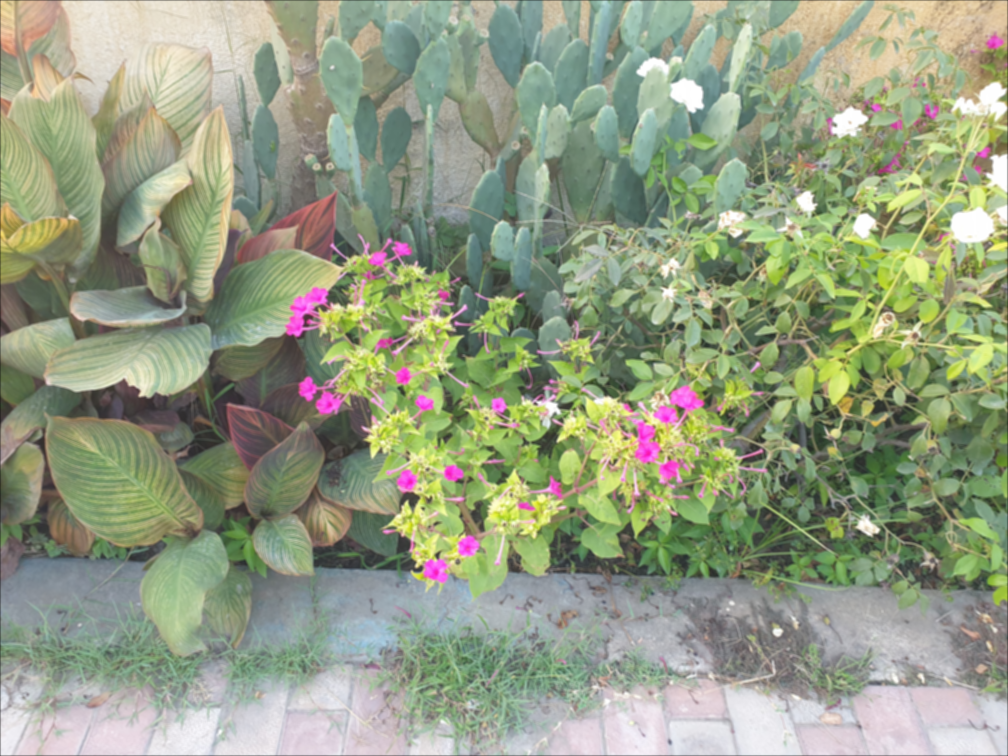
#> input picture HW2/Questions/flowers.blur.png, 1008 x 756 px, found by its file name
$ python q1.py
#> lines starting #> are read from the running program, lines starting #| are printed output that depends on the picture
#!/usr/bin/env python
# coding: utf-8

# In[1]:


# import libraries and read image
import numpy as np
import cv2
import matplotlib.pyplot as plt

img = cv2.imread('flowers.blur.png')
#> img is the input picture: shape (756, 1008, 3); mean B, G, R 131.2, 157.3, 148.6
img = cv2.cvtColor(img, cv2.COLOR_BGR2RGB)
plt.imshow(img);

############### a ################
# gaussian filter
f = img
sigma = 3
shape = 2 * 3 * sigma + 1
gauss_filter_x = np.array([np.exp(-(i - shape//2)**2 / (2 * sigma**2)) for i in range(shape)])
gauss_filter_x = gauss_filter_x /  sum(gauss_filter_x)
gauss_filter_x = gauss_filter_x.reshape((1, shape))
gauss_filter = np.dot(gauss_filter_x.transpose(), gauss_filter_x)
save = np.array(gauss_filter / np.max(gauss_filter) * 255, dtype=np.uint8)
plt.imshow(save, cmap='gray');
cv2.imwrite("res01.jpg", save)

# blurred image
blurred_img = cv2.filter2D(img, -1, gauss_filter)
plt.imshow(blurred_img);
save = cv2.cvtColor(blurred_img, cv2.COLOR_RGB2BGR)
cv2.imwrite("res02.jpg", save)

# unsharped mask
unsharped_mask = np.zeros(img.shape, dtype=np.float64)
unsharped_mask += img
unsharped_mask -= blurred_img
save = unsharped_mask - np.min(unsharped_mask)
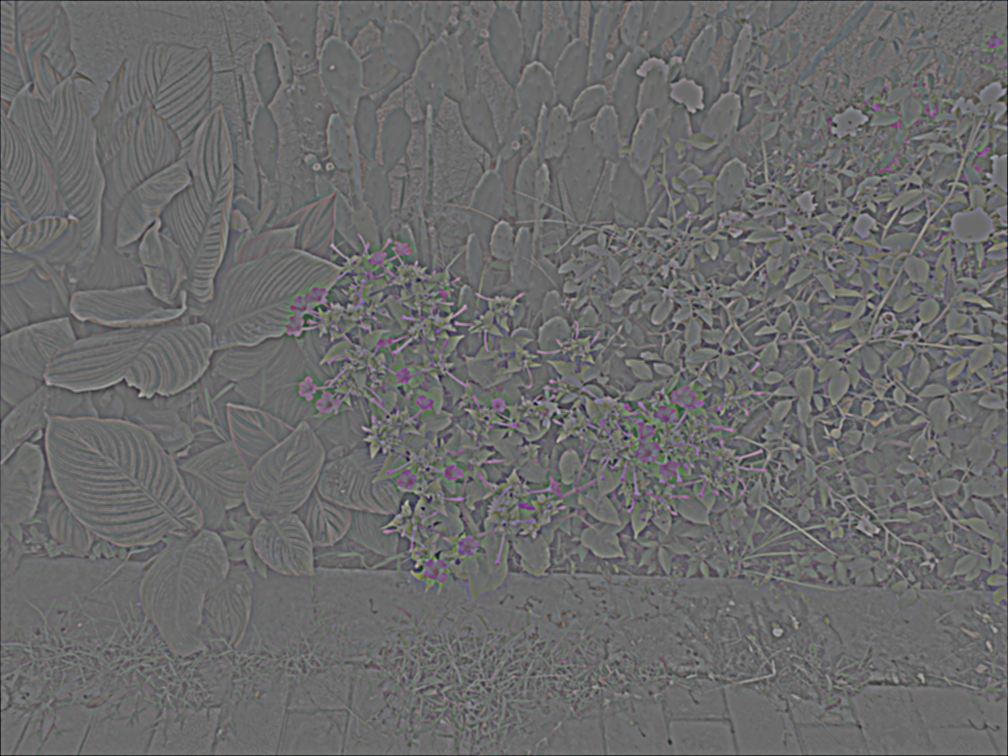
#> save: shape (756, 1008, 3) float64; mean R, G, B 106.9, 106.9, 106.9
save = save / np.max(save) * 255
save = np.array(save, dtype=np.uint8)
plt.imshow(save);
save = cv2.cvtColor(save, cv2.COLOR_RGB2BGR)
cv2.imwrite("res03.jpg", save)

# sharped image
alpha = 1.5
sharped_img = np.zeros(img.shape, dtype=np.float64)
sharped_img += img
sharped_img += alpha * unsharped_mask
sharped_img = np.where(sharped_img > 255.0, 255.0, sharped_img)
sharped_img = np.where(sharped_img < 0.0, 0.0, sharped_img)
sharped_img = np.array(sharped_img, dtype=np.uint8)
plt.imshow(sharped_img);
save = cv2.cvtColor(sharped_img, cv2.COLOR_RGB2BGR)
cv2.imwrite("res04.jpg", save)


############### b ################
# lapcian of gaussian filter
laplacian = np.array([[0, 1, 0], [1, -4, 1], [0, 1, 0]])
laplacian_gauss = cv2.filter2D(gauss_filter, -1, laplacian)
save = laplacian_gauss - np.min(laplacian_gauss)
save = save / np.max(save) * 255
save = np.array(save, dtype=np.uint8)
plt.imshow(save, cmap='gray');
cv2.imwrite("res05.jpg", save)

# unsharped mask
unsharped_mask = np.array(img, dtype=np.float64)
unsharped_mask = cv2.filter2D(unsharped_mask, -1, laplacian_gauss)
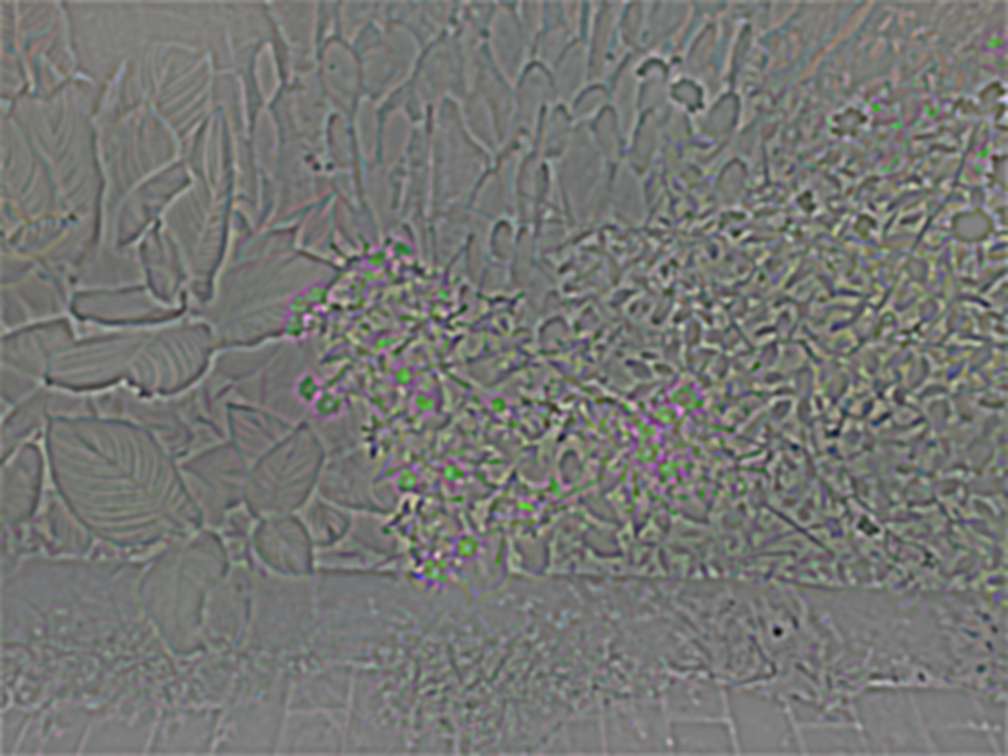
#> unsharped_mask: shape (756, 1008, 3) float64; mean R, G, B 1.38, 1.47, 1.22; drawn with min black and max white
save = unsharped_mask - np.min(unsharped_mask)
save = save / np.max(save) * 255
save = np.array(save, dtype=np.uint8)
plt.imshow(save);
save = cv2.cvtColor(save, cv2.COLOR_RGB2BGR)
cv2.imwrite("res06.jpg", save)

# sharped image
k = 10
sharped_img = np.zeros(img.shape, dtype=np.float64)
sharped_img += img
sharped_img -= k * unsharped_mask
sharped_img = np.where(sharped_img > 255.0, 255.0, sharped_img)
sharped_img = np.where(sharped_img < 0.0, 0.0, sharped_img)
sharped_img = np.array(sharped_img, dtype=np.uint8)
plt.imshow(sharped_img);
save = cv2.cvtColor(sharped_img, cv2.COLOR_RGB2BGR)
cv2.imwrite("res07.jpg", save)


############### c ################
# log magnitude of image
def get_magnitude(img):
    fft = np.fft.fft2(img)
    shifted_fft = np.fft.fftshift(fft)
    magnitude = np.abs(shifted_fft)
    return magnitude
r, g, b = cv2.split(img)
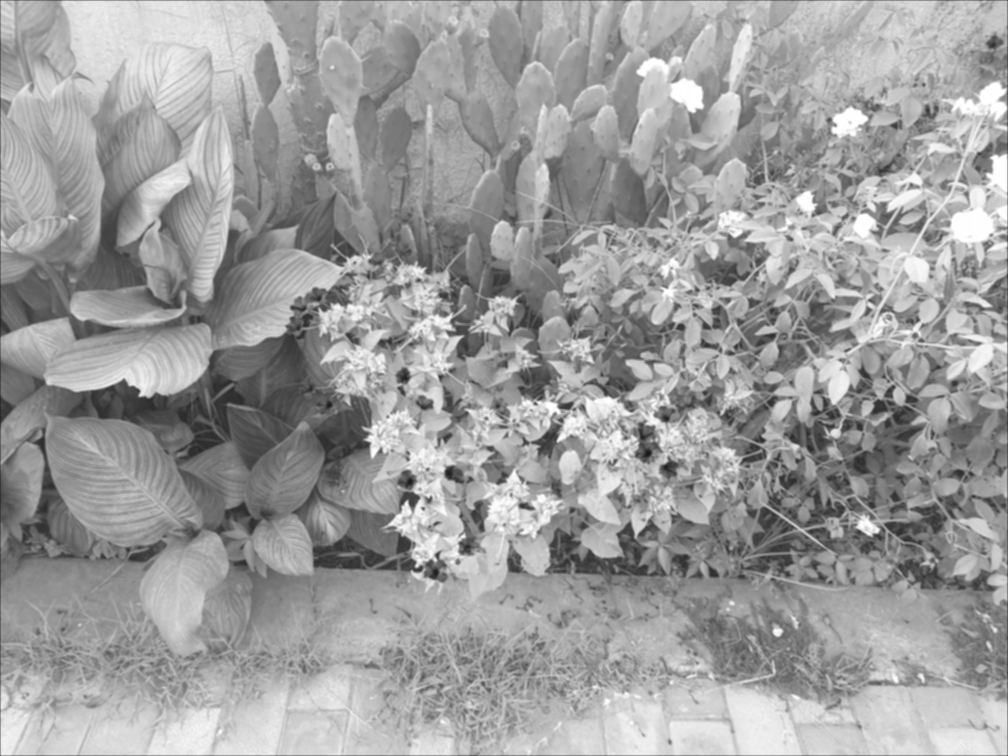
#> g: shape (756, 1008); min 24, max 255, mean 157.3
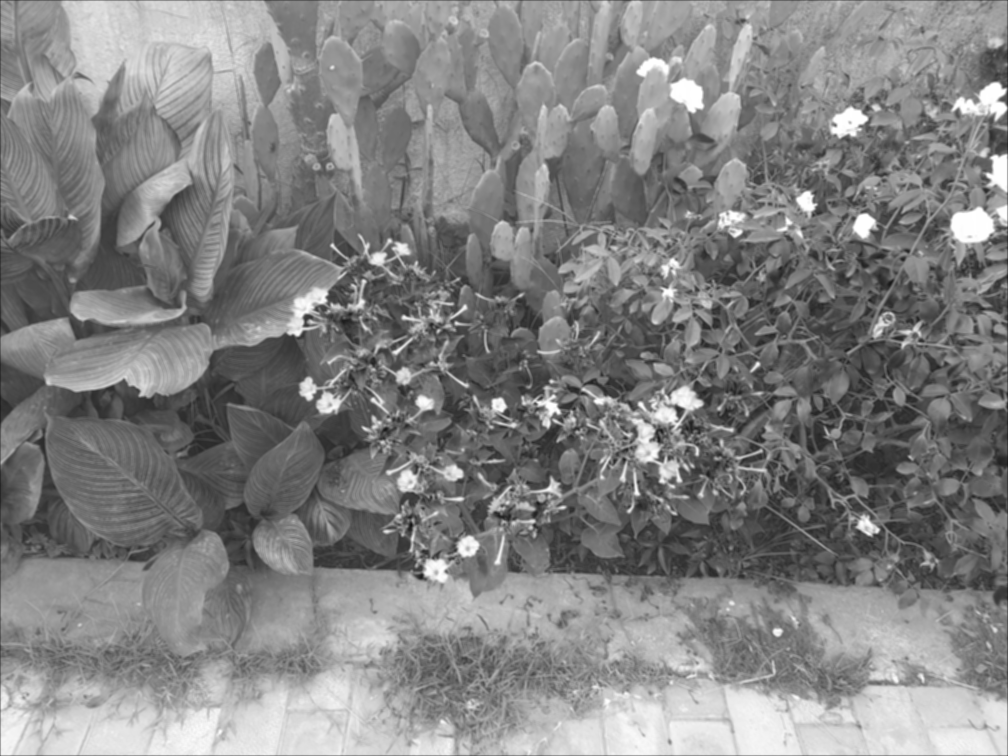
#> b: shape (756, 1008); min 20, max 255, mean 131.2
rm, gm, bm = get_magnitude(r), get_magnitude(g), get_magnitude(b)
magnitude = cv2.merge((rm, gm, bm))
#> magnitude: shape (756, 1008, 3) float64
magnitude = np.log(magnitude)
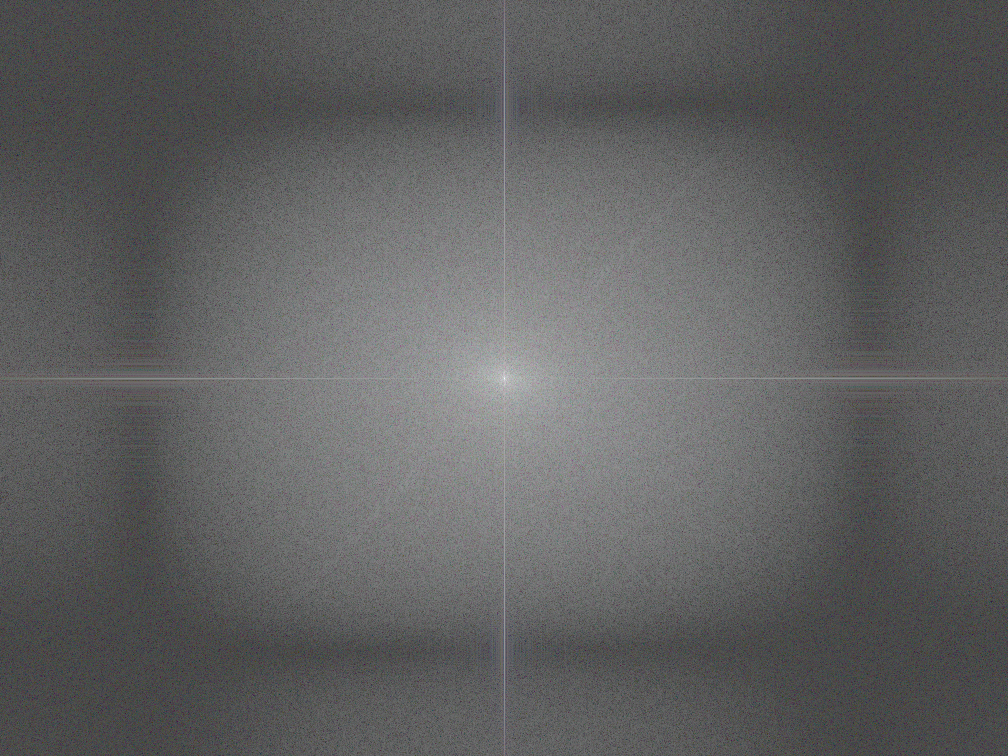
#> magnitude: shape (756, 1008, 3) float64; mean of channels 0, 1, 2 7.11, 7.09, 7.07; drawn with min black and max white
save = magnitude - np.min(magnitude)
save = save / np.max(magnitude) * 255
save = np.array(save, dtype=np.uint8)
plt.imshow(save);
save = cv2.cvtColor(save, cv2.COLOR_RGB2BGR)
cv2.imwrite("res08.jpg", save)

# gaussian high pass filter
D_0 = 150
gaussian_high_pass_filter = 1 - np.array([[np.exp(-((u - magnitude.shape[1]//2)**2 + (v - magnitude.shape[0]//2)**2) / (2 * D_0**2)) for u in range(magnitude.shape[1])] for v in range(magnitude.shape[0])])
save = np.array(gaussian_high_pass_filter / np.max(gaussian_high_pass_filter) * 255, dtype=np.uint8)
plt.imshow(save, cmap='gray');
cv2.imwrite("res09.jpg", save)
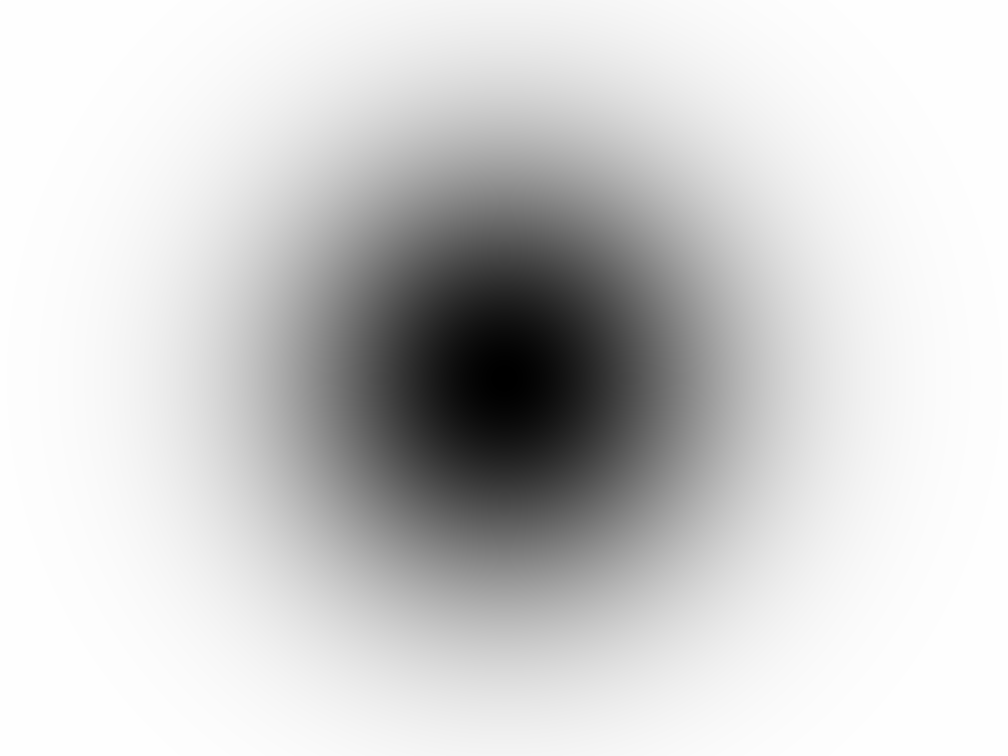
#> saved as res09.jpg: shape (756, 1008); min 0, max 255, mean 207.8

# sharped image in fourier
def get_shifted_fft(img):
    fft = np.fft.fft2(img)
    shifted_fft = np.fft.fftshift(fft)
    return shifted_fft

k = 1
r, g, b = cv2.split(img)
rm, gm, bm = get_shifted_fft(r), get_shifted_fft(g), get_shifted_fft(b)
_filter = 1 + k * gaussian_high_pass_filter
rmf, gmf, bmf = rm * _filter, gm * _filter, bm * _filter
filtered_magnitude = cv2.merge((np.abs(rmf), np.abs(gmf), np.abs(bmf)))
log_filtered_magnitude = np.log(filtered_magnitude)
save = log_filtered_magnitude - np.min(log_filtered_magnitude)
save = save / np.max(save) * 255
save = np.array(save, dtype=np.uint8)
plt.imshow(save);
save = cv2.cvtColor(save, cv2.COLOR_RGB2BGR)
cv2.imwrite("res10.jpg", save)

# sharped image
rf, gf, bf = np.fft.ifftshift(rmf), np.fft.ifftshift(gmf), np.fft.ifftshift(bmf)
r, g, b = np.real(np.fft.ifft2(rf)), np.real(np.fft.ifft2(gf)), np.real(np.fft.ifft2(bf))
sharped_img = cv2.merge((r, g, b))
sharped_img = np.where(sharped_img > 255.0, 255.0, sharped_img)
sharped_img = np.where(sharped_img < 0.0, 0.0, sharped_img)
sharped_img = np.array(sharped_img, dtype=np.uint8)
plt.imshow(sharped_img);
save = cv2.cvtColor(sharped_img, cv2.COLOR_RGB2BGR)
cv2.imwrite("res11.jpg", save)


############### d ################
# laplacian of gauss
laplacian_gauss = np.array([[4 * (np.pi ** 2) * ((u - magnitude.shape[1]//2)**2 + (v - magnitude.shape[0]//2)**2) for u in range(magnitude.shape[1])] for v in range(magnitude.shape[0])])
rmf, gmf, bmf = rm * laplacian_gauss, gm * laplacian_gauss, bm * laplacian_gauss
save = cv2.merge((np.abs(rmf), np.abs(gmf), np.abs(bmf)))
save = save - np.min(save)
save = save / np.max(save) * 255
save = np.array(save, dtype=np.uint8)
plt.imshow(save);
save = cv2.cvtColor(save, cv2.COLOR_RGB2BGR)
cv2.imwrite("res12.jpg", save)

# unsharped mask
rf, gf, bf = np.fft.ifftshift(rmf), np.fft.ifftshift(gmf), np.fft.ifftshift(bmf)
r, g, b = np.real(np.fft.ifft2(rf)), np.real(np.fft.ifft2(gf)), np.real(np.fft.ifft2(bf))
unsharped_mask = cv2.merge((r, g, b))
unsharped_mask = np.where(unsharped_mask > 255.0, 255.0, unsharped_mask)
unsharped_mask = np.where(unsharped_mask < 0.0, 0.0, unsharped_mask)
save = unsharped_mask - np.min(unsharped_mask)
save = np.array(save / np.max(save) * 255, dtype=np.uint8)
plt.imshow(save);
save = cv2.cvtColor(save, cv2.COLOR_RGB2BGR)
cv2.imwrite("res13.jpg", save)

# sharped image
k = 0.05
sharped_img = np.zeros(img.shape, dtype=np.float64)
sharped_img += img
sharped_img += k * unsharped_mask
sharped_img = np.where(sharped_img > 255.0, 255.0, sharped_img)
sharped_img = np.where(sharped_img < 0.0, 0.0, sharped_img)
sharped_img = np.array(sharped_img, dtype=np.uint8)
plt.imshow(sharped_img);
save = cv2.cvtColor(sharped_img, cv2.COLOR_RGB2BGR)
cv2.imwrite("res14.jpg", save)
